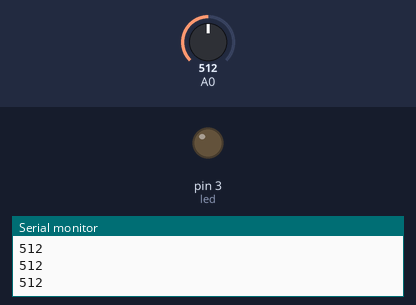
This sketch was run on a simulated Arduino Uno, built with avr-gcc and run on an emulated ATmega328P. Parts: output pins drawn as LEDs (lit = HIGH), the last lines printed to the serial monitor. The inputs (shaded band) are chosen by the test bench; at power-on: A0 = 512.

Above: at 1.2 s.
1.3 s: A0 set to 159
2.8 s: A0 set to 138
At 3.2 s:
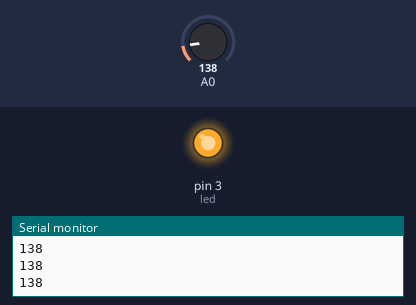
4.3 s: A0 set to 160
At 4.6 s:
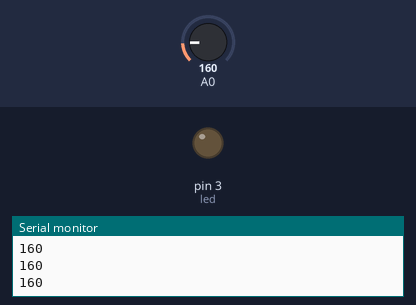
5.8 s: A0 set to 140
At 7.3 s:
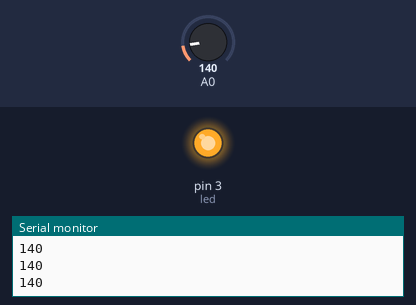
Timing chart, 0 to 8.3 s (numbered marks = the images above; inputs shaded):
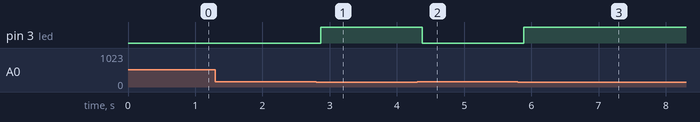

The sketch:

LDR.ino
```cpp
#define led 3

void setup() {

    pinMode(led,OUTPUT);
    Serial.begin(9600);

}

void loop() {

  int isik = analogRead(A0);
  Serial.println(isik);
  delay(50);

  if(isik > 100){                     //kosullar degistirilebir..
    digitalWrite(led,LOW);
  }

  if(isik < 150){                      //kosullar degistirilebir..
    digitalWrite(led,HIGH);
  }

}
```

Measured:
- the behaviour switches between 150 and 149 on A0 (found by bisection; images 0 and 1)
- after the input at 2.8 s, pin 3 (led): LOW → HIGH after 0.07 s
- after the input at 4.3 s, pin 3 (led): HIGH → LOW after 0.08 s
- after the input at 5.8 s, pin 3 (led): LOW → HIGH after 0.08 s
